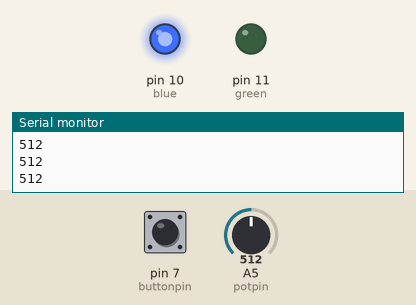
Recording of a sketch running on a simulated Arduino Uno, built with avr-gcc and run on an emulated ATmega328P. Shown: output pins drawn as LEDs (lit = HIGH), the last lines printed to the serial monitor. The inputs (shaded band) are chosen by the test bench; at power-on: A5 (potpin) = 512, pin 7 (buttonpin) HIGH.

Above: at 1.2 s.
1.3 s: A5 (potpin) set to 245
At 1.7 s:
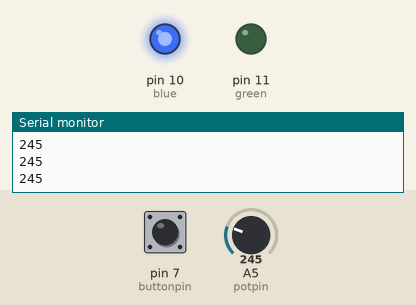
2.8 s: pin 7 (buttonpin) pulled LOW for 0.15 s
At 2.87 s:
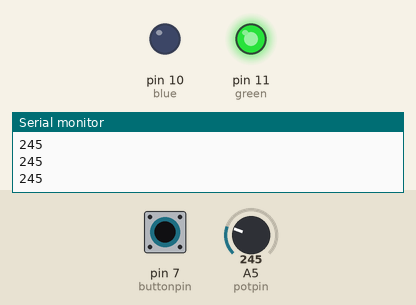
4.4 s: A5 (potpin) set to 122
At 5.4 s:
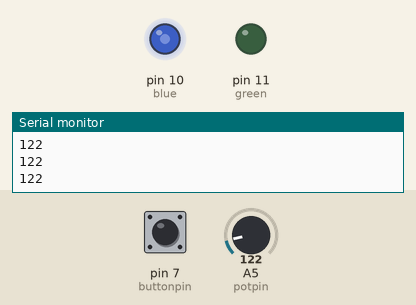
5.9 s: pin 7 (buttonpin) pulled LOW for 1 s
At 6.3 s:
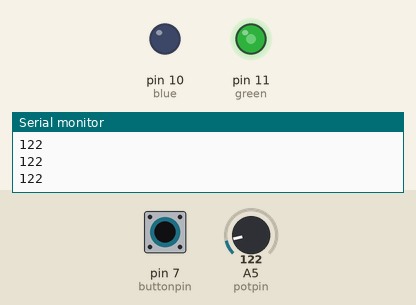
8.4 s: A5 (potpin) set to 0
At 9.5 s:
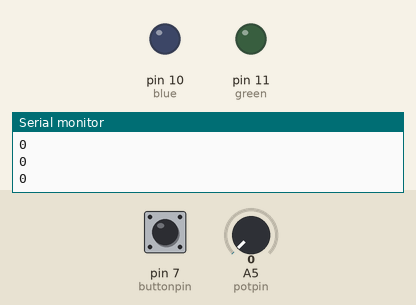
Timing chart, 0 to 10.9 s (numbered marks = the images above; inputs shaded):
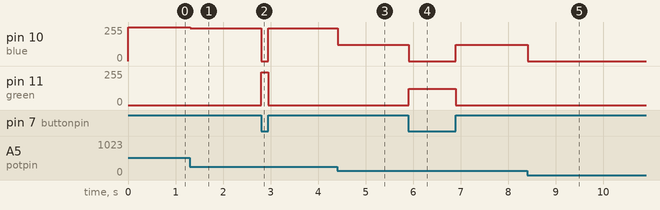

Measured:
- after the input at 1.3 s, pin 10 (blue): 255/255 → 245/255 at once
- after the input at 2.8 s, pin 10 (blue): 245/255 → 0/255 at once, → 245/255 0.15 s later; pin 11 (green): 0/255 → 245/255 at once, → 0/255 0.15 s later
- after the input at 4.4 s, pin 10 (blue): 245/255 → 122/255 at once
- after the input at 5.9 s, pin 10 (blue): 122/255 → 0/255 at once, → 122/255 1.0 s later; pin 11 (green): 0/255 → 122/255 at once, → 0/255 1.0 s later
- after the input at 8.4 s, pin 10 (blue): 122/255 → 0/255 at once

The sketch:

potentiometer.ino
```cpp
int green = 11;
int blue = 10;
int buttonpin = 7;
int potpin = A5;
int potmin = 0;
int potmax = 1023;
int ledmin = 0;
int ledmax = 255;

void setup() {
  // put your setup code here, to run once:
  pinMode(buttonpin, INPUT_PULLUP);
  Serial.begin(9600);     // opens serial port, sets data rate to 9600 bps
}

void loop() {
  // put your main code here, to run repeatedly:

  int val = analogRead(potpin);
  map(val, potmin, potmax, ledmin, ledmax);
  Serial.println(val);

  if (digitalRead(buttonpin) == LOW)
  {
    analogWrite(blue, LOW);
    analogWrite(green, val);
//    delay(250);
//    analogWrite(green, LOW);
//    delay(250);
  }
  else if (digitalRead(buttonpin) == HIGH)
  {
    analogWrite(green, LOW);
    analogWrite(blue, val);
//    delay(250);
//    analogWrite(blue, LOW);
//    delay(250);
  }
}
```
